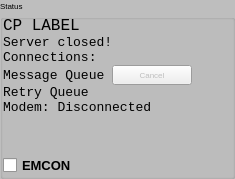
       <widget class="QGroupBox" name="groupBoxStatus">
        <property name="sizePolicy">
         <sizepolicy hsizetype="MinimumExpanding" vsizetype="Preferred">
          <horstretch>0</horstretch>
          <verstretch>0</verstretch>
         </sizepolicy>
        </property>
        <property name="palette">
         <palette>
          <active>
           <colorrole role="Base">
            <brush brushstyle="SolidPattern">
             <color alpha="255">
              <red>255</red>
              <green>255</green>
              <blue>255</blue>
             </color>
            </brush>
           </colorrole>
           <colorrole role="Window">
            <brush brushstyle="SolidPattern">
             <color alpha="255">
              <red>190</red>
              <green>190</green>
              <blue>190</blue>
             </color>
            </brush>
           </colorrole>
          </active>
          <inactive>
           <colorrole role="Base">
            <brush brushstyle="SolidPattern">
             <color alpha="255">
              <red>255</red>
              <green>255</green>
              <blue>255</blue>
             </color>
            </brush>
           </colorrole>
           <colorrole role="Window">
            <brush brushstyle="SolidPattern">
             <color alpha="255">
              <red>190</red>
              <green>190</green>
              <blue>190</blue>
             </color>
            </brush>
           </colorrole>
          </inactive>
          <disabled>
           <colorrole role="Base">
            <brush brushstyle="SolidPattern">
             <color alpha="255">
              <red>190</red>
              <green>190</green>
              <blue>190</blue>
             </color>
            </brush>
           </colorrole>
           <colorrole role="Window">
            <brush brushstyle="SolidPattern">
             <color alpha="255">
              <red>190</red>
              <green>190</green>
              <blue>190</blue>
             </color>
            </brush>
           </colorrole>
          </disabled>
         </palette>
        </property>
        <property name="font">
         <font>
          <pointsize>6</pointsize>
         </font>
        </property>
        <property name="autoFillBackground">
         <bool>true</bool>
        </property>
        <property name="title">
         <string>Status</string>
        </property>
        <layout class="QVBoxLayout" name="verticalLayout_6">
         <property name="spacing">
          <number>0</number>
         </property>
         <property name="leftMargin">
          <number>0</number>
         </property>
         <property name="topMargin">
          <number>0</number>
         </property>
         <property name="rightMargin">
          <number>0</number>
         </property>
         <property name="bottomMargin">
          <number>0</number>
         </property>
         <item>
          <widget class="QLabel" name="labelTitleBar">
           <property name="font">
            <font>
             <family>Consolas</family>
             <pointsize>12</pointsize>
            </font>
           </property>
           <property name="toolTip">
            <string>Current configuration of CP</string>
           </property>
           <property name="text">
            <string>CP LABEL</string>
           </property>
          </widget>
         </item>
         <item>
          <widget class="QLabel" name="labelServerStatus">
           <property name="font">
            <font>
             <family>Consolas</family>
             <pointsize>10</pointsize>
            </font>
           </property>
           <property name="toolTip">
            <string>Displays server status</string>
           </property>
           <property name="text">
            <string>Server closed!</string>
           </property>
          </widget>
         </item>
         <item>
          <widget class="QLabel" name="labelConnectionStatus">
           <property name="font">
            <font>
             <family>Consolas</family>
             <pointsize>10</pointsize>
            </font>
           </property>
           <property name="toolTip">
            <string>Number of clients connected</string>
           </property>
           <property name="text">
            <string>Connections:</string>
           </property>
          </widget>
         </item>
         <item>
          <layout class="QHBoxLayout" name="horizontalLayout_10">
           <property name="spacing">
            <number>7</number>
           </property>
           <item>
            <widget class="QLabel" name="labelMessageQueue">
             <property name="font">
              <font>
               <family>Consolas</family>
               <pointsize>10</pointsize>
              </font>
             </property>
             <property name="toolTip">
              <string>Number of messages in TX queue</string>
             </property>
             <property name="text">
              <string>Message Queue</string>
             </property>
            </widget>
           </item>
           <item>
            <widget class="QPushButton" name="pushButtonDumpQueue">
             <property name="enabled">
              <bool>false</bool>
             </property>
             <property name="sizePolicy">
              <sizepolicy hsizetype="Preferred" vsizetype="Preferred">
               <horstretch>0</horstretch>
               <verstretch>0</verstretch>
              </sizepolicy>
             </property>
             <property name="toolTip">
              <string>Stops processing current Message Queue and adds messages to Retry Queue for action.</string>
             </property>
             <property name="text">
              <string>Cancel</string>
             </property>
            </widget>
           </item>
           <item>
            <spacer name="horizontalSpacer">
             <property name="orientation">
              <enum>Qt::Horizontal</enum>
             </property>
             <property name="sizeHint" stdset="0">
              <size>
               <width>40</width>
               <height>20</height>
              </size>
             </property>
            </spacer>
           </item>
          </layout>
         </item>
         <item>
          <widget class="QLabel" name="labelRetryQueue">
           <property name="font">
            <font>
             <family>Consolas</family>
             <pointsize>10</pointsize>
            </font>
           </property>
           <property name="toolTip">
            <string>Number of messages in Retry Queue</string>
           </property>
           <property name="text">
            <string>Retry Queue</string>
           </property>
           <property name="openExternalLinks">
            <bool>true</bool>
           </property>
          </widget>
         </item>
         <item>
          <widget class="QLabel" name="labelModemConnectionStatus">
           <property name="font">
            <font>
             <family>Consolas</family>
             <pointsize>10</pointsize>
            </font>
           </property>
           <property name="toolTip">
            <string>Current modem status</string>
           </property>
           <property name="text">
            <string>Modem: Disconnected</string>
           </property>
          </widget>
         </item>
         <item>
          <spacer name="verticalSpacer_7">
           <property name="orientation">
            <enum>Qt::Vertical</enum>
           </property>
           <property name="sizeHint" stdset="0">
            <size>
             <width>20</width>
             <height>40</height>
            </size>
           </property>
          </spacer>
         </item>
         <item>
          <widget class="QCheckBox" name="checkBoxEMCON">
           <property name="enabled">
            <bool>true</bool>
           </property>
           <property name="font">
            <font>
             <pointsize>10</pointsize>
             <bold>true</bold>
            </font>
           </property>
           <property name="toolTip">
            <string>Set CP to Emergency Conditions - disables TX</string>
           </property>
           <property name="text">
            <string>EMCON</string>
           </property>
          </widget>
         </item>
        </layout>
       </widget>
